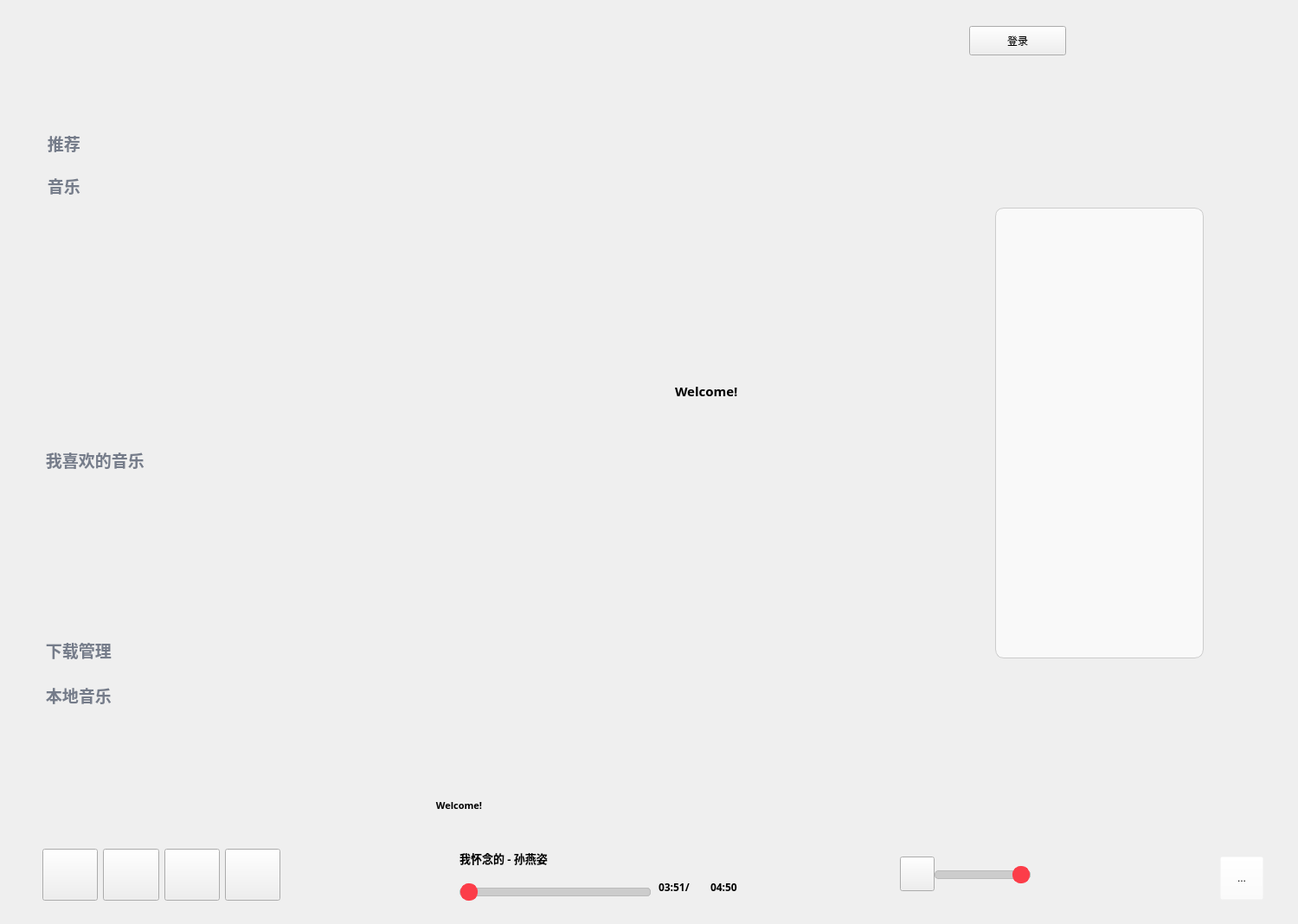
<?xml version="1.0" encoding="UTF-8"?>
<ui version="4.0">
 <class>Widget</class>
 <widget class="QWidget" name="Widget">
  <property name="geometry">
   <rect>
    <x>0</x>
    <y>0</y>
    <width>1500</width>
    <height>1068</height>
   </rect>
  </property>
  <property name="windowTitle">
   <string>Widget</string>
  </property>
  <widget class="QLabel" name="currentLyric">
   <property name="geometry">
    <rect>
     <x>320</x>
     <y>910</y>
     <width>421</width>
     <height>41</height>
    </rect>
   </property>
   <property name="font">
    <font>
     <family>微软雅黑</family>
     <pointsize>8</pointsize>
     <weight>75</weight>
     <bold>true</bold>
    </font>
   </property>
   <property name="text">
    <string>Welcome!</string>
   </property>
   <property name="alignment">
    <set>Qt::AlignCenter</set>
   </property>
  </widget>
  <widget class="QWidget" name="layoutWidget">
   <property name="geometry">
    <rect>
     <x>40</x>
     <y>960</y>
     <width>1171</width>
     <height>103</height>
    </rect>
   </property>
   <layout class="QHBoxLayout" name="horizontalLayout_3">
    <item>
     <widget class="QWidget" name="widget" native="true">
      <property name="minimumSize">
       <size>
        <width>293</width>
        <height>86</height>
       </size>
      </property>
      <layout class="QHBoxLayout" name="horizontalLayout">
       <item>
        <widget class="QPushButton" name="prevBtn">
         <property name="minimumSize">
          <size>
           <width>60</width>
           <height>60</height>
          </size>
         </property>
         <property name="text">
          <string/>
         </property>
        </widget>
       </item>
       <item>
        <widget class="QPushButton" name="playerBtn">
         <property name="minimumSize">
          <size>
           <width>60</width>
           <height>60</height>
          </size>
         </property>
         <property name="text">
          <string/>
         </property>
        </widget>
       </item>
       <item>
        <widget class="QPushButton" name="nextBtn">
         <property name="minimumSize">
          <size>
           <width>60</width>
           <height>60</height>
          </size>
         </property>
         <property name="text">
          <string/>
         </property>
        </widget>
       </item>
       <item>
        <widget class="QPushButton" name="modeBtn">
         <property name="minimumSize">
          <size>
           <width>60</width>
           <height>60</height>
          </size>
         </property>
         <property name="text">
          <string/>
         </property>
        </widget>
       </item>
      </layout>
     </widget>
    </item>
    <item>
     <spacer name="horizontalSpacer_2">
      <property name="minimumSize">
       <size>
        <width>21</width>
        <height>23</height>
       </size>
      </property>
      <property name="orientation">
       <enum>Qt::Horizontal</enum>
      </property>
      <property name="sizeHint" stdset="0">
       <size>
        <width>18</width>
        <height>20</height>
       </size>
      </property>
     </spacer>
    </item>
    <item>
     <widget class="QWidget" name="widget_2" native="true">
      <property name="minimumSize">
       <size>
        <width>461</width>
        <height>101</height>
       </size>
      </property>
      <widget class="QLabel" name="albumPic">
       <property name="geometry">
        <rect>
         <x>10</x>
         <y>20</y>
         <width>60</width>
         <height>60</height>
        </rect>
       </property>
       <property name="minimumSize">
        <size>
         <width>60</width>
         <height>60</height>
        </size>
       </property>
       <property name="text">
        <string/>
       </property>
      </widget>
      <widget class="QSlider" name="processBar">
       <property name="geometry">
        <rect>
         <x>80</x>
         <y>60</y>
         <width>221</width>
         <height>22</height>
        </rect>
       </property>
       <property name="sizePolicy">
        <sizepolicy hsizetype="Preferred" vsizetype="Preferred">
         <horstretch>0</horstretch>
         <verstretch>0</verstretch>
        </sizepolicy>
       </property>
       <property name="styleSheet">
        <string notr="true">QSlider::groove:horizontal {
    border: 1px solid #bbb; /* 滑槽的边框颜色 */
    background: #ccc; /* 滑槽的背景颜色 */
    height: 8px; /* 滑槽的高度 */
    border-radius: 4px; /* 滑槽的圆角半径 */
}
 
QSlider::handle:horizontal {
    background: #FC3D49; /* 滑块的背景颜色 */
    border: 1px solid #FC3D49; /* 滑块的边框颜色 */
    width: 18px; /* 滑块的宽度 */
    height: 18px; /* 滑块的高度 */
    border-radius: 9px; /* 滑块的圆角半径，确保滑块是圆形 */
    margin: -6px 0; /* 滑块超出滑槽的边距 */
}
 
QSlider::sub-page:horizontal {
    /* 使用线性渐变实现已通过部分的渐变效果 */
    background: qlineargradient(
        spread: pad, /* 填充模式 */
        x1: 0, y1: 0, /* 起点位置 */
        x2: 1, y2: 0, /* 终点位置（水平渐变） */
        stop: 0 #FC3D49, /* 起始颜色 */
        stop: 1 #fc9c9e /* 结束颜色 */
    );
    /*border: 1px solid #FC3D49; /* 已通过部分的边框颜色 */
    height: 8px; /* 已通过部分的高度 */
    border-radius: 4px; /* 已通过部分的圆角半径 */
}
 
QSlider::add-page:horizontal {
    background: #ccc; /* 未通过部分的背景颜色 */
    border: 1px solid #bbb; /* 未通过部分的边框颜色 */
    height: 8px; /* 未通过部分的高度 */
    border-radius: 4px; /* 未通过部分的圆角半径 */
}
</string>
       </property>
       <property name="orientation">
        <enum>Qt::Horizontal</enum>
       </property>
      </widget>
      <widget class="QLabel" name="songName">
       <property name="geometry">
        <rect>
         <x>80</x>
         <y>20</y>
         <width>180</width>
         <height>23</height>
        </rect>
       </property>
       <property name="font">
        <font>
         <family>Microsoft YaHei UI Light</family>
         <pointsize>10</pointsize>
         <weight>75</weight>
         <bold>true</bold>
        </font>
       </property>
       <property name="text">
        <string>我怀念的 - 孙燕姿</string>
       </property>
      </widget>
      <widget class="QLabel" name="currentTime">
       <property name="geometry">
        <rect>
         <x>310</x>
         <y>50</y>
         <width>61</width>
         <height>30</height>
        </rect>
       </property>
       <property name="font">
        <font>
         <family>微软雅黑 Light</family>
         <weight>75</weight>
         <bold>true</bold>
        </font>
       </property>
       <property name="text">
        <string>03:51/</string>
       </property>
      </widget>
      <widget class="QLabel" name="totalTime">
       <property name="geometry">
        <rect>
         <x>370</x>
         <y>50</y>
         <width>60</width>
         <height>30</height>
        </rect>
       </property>
       <property name="font">
        <font>
         <family>微软雅黑 Light</family>
         <weight>75</weight>
         <bold>true</bold>
        </font>
       </property>
       <property name="text">
        <string>04:50</string>
       </property>
      </widget>
     </widget>
    </item>
    <item>
     <spacer name="horizontalSpacer_3">
      <property name="minimumSize">
       <size>
        <width>21</width>
        <height>23</height>
       </size>
      </property>
      <property name="orientation">
       <enum>Qt::Horizontal</enum>
      </property>
      <property name="sizeHint" stdset="0">
       <size>
        <width>18</width>
        <height>20</height>
       </size>
      </property>
     </spacer>
    </item>
    <item>
     <widget class="QWidget" name="widget_3" native="true">
      <property name="minimumSize">
       <size>
        <width>181</width>
        <height>80</height>
       </size>
      </property>
      <widget class="QSlider" name="soundBar">
       <property name="geometry">
        <rect>
         <x>50</x>
         <y>40</y>
         <width>111</width>
         <height>22</height>
        </rect>
       </property>
       <property name="styleSheet">
        <string notr="true">QSlider::groove:horizontal {
    border: 1px solid #bbb; /* 滑槽的边框颜色 */
    background: #ccc; /* 滑槽的背景颜色 */
    height: 8px; /* 滑槽的高度 */
    border-radius: 4px; /* 滑槽的圆角半径 */
}
 
QSlider::handle:horizontal {
    background: #FC3D49; /* 滑块的背景颜色 */
    border: 1px solid #FC3D49; /* 滑块的边框颜色 */
    width: 18px; /* 滑块的宽度 */
    height: 18px; /* 滑块的高度 */
    border-radius: 9px; /* 滑块的圆角半径，确保滑块是圆形 */
    margin: -6px 0; /* 滑块超出滑槽的边距 */
}
 
QSlider::sub-page:horizontal {
    /* 使用线性渐变实现已通过部分的渐变效果 */
    background: qlineargradient(
        spread: pad, /* 填充模式 */
        x1: 0, y1: 0, /* 起点位置 */
        x2: 1, y2: 0, /* 终点位置（水平渐变） */
        stop: 0 #FC3D49, /* 起始颜色 */
        stop: 1 #fc9c9e /* 结束颜色 */
    );
    /*border: 1px solid #FC3D49; /* 已通过部分的边框颜色 */
    height: 8px; /* 已通过部分的高度 */
    border-radius: 4px; /* 已通过部分的圆角半径 */
}
 
QSlider::add-page:horizontal {
    background: #ccc; /* 未通过部分的背景颜色 */
    border: 1px solid #bbb; /* 未通过部分的边框颜色 */
    height: 8px; /* 未通过部分的高度 */
    border-radius: 4px; /* 未通过部分的圆角半径 */
}</string>
       </property>
       <property name="value">
        <number>99</number>
       </property>
       <property name="orientation">
        <enum>Qt::Horizontal</enum>
       </property>
      </widget>
      <widget class="QPushButton" name="soundBtn">
       <property name="geometry">
        <rect>
         <x>10</x>
         <y>30</y>
         <width>40</width>
         <height>40</height>
        </rect>
       </property>
       <property name="text">
        <string/>
       </property>
      </widget>
     </widget>
    </item>
   </layout>
  </widget>
  <widget class="QStackedWidget" name="stackedWidget">
   <property name="geometry">
    <rect>
     <x>290</x>
     <y>130</y>
     <width>1141</width>
     <height>721</height>
    </rect>
   </property>
   <property name="currentIndex">
    <number>0</number>
   </property>
   <widget class="QWidget" name="page_music">
    <widget class="RotateWidget" name="PostWidget" native="true">
     <property name="geometry">
      <rect>
       <x>80</x>
       <y>230</y>
       <width>300</width>
       <height>300</height>
      </rect>
     </property>
     <property name="sizePolicy">
      <sizepolicy hsizetype="Fixed" vsizetype="Fixed">
       <horstretch>0</horstretch>
       <verstretch>0</verstretch>
      </sizepolicy>
     </property>
     <property name="minimumSize">
      <size>
       <width>300</width>
       <height>300</height>
      </size>
     </property>
    </widget>
    <widget class="QWidget" name="widget_4" native="true">
     <property name="geometry">
      <rect>
       <x>490</x>
       <y>190</y>
       <width>276</width>
       <height>370</height>
      </rect>
     </property>
     <layout class="QVBoxLayout" name="verticalLayout">
      <item>
       <widget class="QLabel" name="lyricLabel_1">
        <property name="minimumSize">
         <size>
          <width>200</width>
          <height>40</height>
         </size>
        </property>
        <property name="text">
         <string/>
        </property>
        <property name="alignment">
         <set>Qt::AlignLeading|Qt::AlignLeft|Qt::AlignVCenter</set>
        </property>
        <property name="wordWrap">
         <bool>true</bool>
        </property>
       </widget>
      </item>
      <item>
       <widget class="QLabel" name="lyricLabel_2">
        <property name="minimumSize">
         <size>
          <width>200</width>
          <height>40</height>
         </size>
        </property>
        <property name="text">
         <string/>
        </property>
        <property name="alignment">
         <set>Qt::AlignLeading|Qt::AlignLeft|Qt::AlignVCenter</set>
        </property>
        <property name="wordWrap">
         <bool>true</bool>
        </property>
       </widget>
      </item>
      <item>
       <widget class="QLabel" name="lyricLabel_3">
        <property name="minimumSize">
         <size>
          <width>250</width>
          <height>50</height>
         </size>
        </property>
        <property name="font">
         <font>
          <family>微软雅黑</family>
          <pointsize>11</pointsize>
          <weight>75</weight>
          <bold>true</bold>
          <underline>false</underline>
         </font>
        </property>
        <property name="text">
         <string>Welcome!</string>
        </property>
        <property name="alignment">
         <set>Qt::AlignLeading|Qt::AlignLeft|Qt::AlignVCenter</set>
        </property>
        <property name="wordWrap">
         <bool>true</bool>
        </property>
       </widget>
      </item>
      <item>
       <widget class="QLabel" name="lyricLabel_4">
        <property name="minimumSize">
         <size>
          <width>200</width>
          <height>40</height>
         </size>
        </property>
        <property name="text">
         <string/>
        </property>
        <property name="alignment">
         <set>Qt::AlignLeading|Qt::AlignLeft|Qt::AlignVCenter</set>
        </property>
        <property name="wordWrap">
         <bool>true</bool>
        </property>
       </widget>
      </item>
      <item>
       <widget class="QLabel" name="lyricLabel_5">
        <property name="minimumSize">
         <size>
          <width>200</width>
          <height>40</height>
         </size>
        </property>
        <property name="text">
         <string/>
        </property>
        <property name="alignment">
         <set>Qt::AlignLeading|Qt::AlignLeft|Qt::AlignVCenter</set>
        </property>
        <property name="wordWrap">
         <bool>true</bool>
        </property>
       </widget>
      </item>
      <item>
       <widget class="QLabel" name="lyricLabel_6">
        <property name="minimumSize">
         <size>
          <width>200</width>
          <height>40</height>
         </size>
        </property>
        <property name="text">
         <string/>
        </property>
        <property name="alignment">
         <set>Qt::AlignLeading|Qt::AlignLeft|Qt::AlignVCenter</set>
        </property>
        <property name="wordWrap">
         <bool>true</bool>
        </property>
       </widget>
      </item>
      <item>
       <widget class="QLabel" name="lyricLabel_7">
        <property name="minimumSize">
         <size>
          <width>200</width>
          <height>40</height>
         </size>
        </property>
        <property name="text">
         <string/>
        </property>
        <property name="alignment">
         <set>Qt::AlignLeading|Qt::AlignLeft|Qt::AlignVCenter</set>
        </property>
        <property name="wordWrap">
         <bool>true</bool>
        </property>
       </widget>
      </item>
     </layout>
    </widget>
    <widget class="QListWidget" name="musicList">
     <property name="geometry">
      <rect>
       <x>860</x>
       <y>110</y>
       <width>241</width>
       <height>521</height>
      </rect>
     </property>
     <property name="sizePolicy">
      <sizepolicy hsizetype="Preferred" vsizetype="Preferred">
       <horstretch>0</horstretch>
       <verstretch>0</verstretch>
      </sizepolicy>
     </property>
     <property name="minimumSize">
      <size>
       <width>200</width>
       <height>150</height>
      </size>
     </property>
     <property name="font">
      <font>
       <pointsize>10</pointsize>
       <weight>75</weight>
       <bold>true</bold>
      </font>
     </property>
     <property name="styleSheet">
      <string notr="true">/* 设置 QListWidget 的整体外观，圆角和背景颜色 */
QListWidget {
    border: 1px solid #ccc;
    border-radius: 10px; /* 圆角 */
    background-color: #f9f9f9; /* 背景色 */
    padding: 5px;
	outline:0px;
}

/* 设置 QListWidget 中每个选项的默认外观 */
QListWidget::item {
    border: 1px solid transparent;
    border-radius: 5px; /* 圆角 */
    background-color: #ffffff; /* 默认选项背景色 */
    padding: 8px;
    margin: 3px; /* 每个选项的间距 */
    color: #333; /* 字体颜色 */
    font-size: 14px;
}

/* 鼠标悬停时的效果 */
QListWidget::item:hover {
    background-color: #ffe6e8; /* 悬停背景色 */
    /*border: 1px solid #91d5ff; /* 悬停时的边框颜色 */
}

/* 选中状态的效果 */
QListWidget::item:selected {
    background-color: #FC3D49; /* 选中背景色 */
    /*border: 1px solid #69c0ff; /* 选中边框颜色 */
    color: #ffffff; /* 选中文字颜色 */
}


/* 自定义滑动条的样式 */
QScrollBar:vertical {
    border: none; /* 移除边框 */
    background: #f0f0f0; /* 滑动条背景色 */
    width: 8px; /* 设置滑动条宽度 */
    margin: 0px 0px 0px 0px; /* 滑动条上下的边距 */
    border-radius: 4px; /* 圆角效果 */
}

QScrollBar::handle:vertical {
    background: #bfbfbf; /* 滑块颜色 */
    border-radius: 4px; /* 圆角效果 */
    min-height: 20px; /* 滑块的最小高度 */
}

QScrollBar::handle:vertical:hover {
    background: #a6a6a6; /* 悬停时滑块的颜色 */
}

QScrollBar::add-line:vertical, QScrollBar::sub-line:vertical {
    background: none; /* 隐藏滑动条上下的按钮 */
    height: 0px; /* 移除按钮高度 */
    width: 0px;
}

/* 防止滑块超出范围 */
QScrollBar::add-page:vertical, QScrollBar::sub-page:vertical {
    background: none;
}

</string>
     </property>
    </widget>
   </widget>
   <widget class="QWidget" name="page_home"/>
   <widget class="QWidget" name="page_love"/>
   <widget class="QWidget" name="page_download"/>
   <widget class="QWidget" name="page_local"/>
  </widget>
  <widget class="QPushButton" name="pushButton_page_music">
   <property name="geometry">
    <rect>
     <x>38</x>
     <y>190</y>
     <width>222</width>
     <height>48</height>
    </rect>
   </property>
   <property name="font">
    <font>
     <family>微软雅黑 Light</family>
     <pointsize>-1</pointsize>
     <weight>75</weight>
     <bold>true</bold>
    </font>
   </property>
   <property name="styleSheet">
    <string notr="true">QPushButton {
    background-color: transparent;
    border: 2px solid transparent;
    border-radius: 10px;
	text-align: left; padding-left: 10px;
    color: #757c8a;
	font-size: 19px;
}

QPushButton:hover {
    background-color: rgba(169, 169, 169, 0.5);  /* 灰色提示 */
}
</string>
   </property>
   <property name="text">
    <string> 音乐</string>
   </property>
   <property name="icon">
    <iconset resource="resource.qrc">
     <normaloff>:/img/page_play.png</normaloff>:/img/page_play.png</iconset>
   </property>
   <property name="iconSize">
    <size>
     <width>34</width>
     <height>34</height>
    </size>
   </property>
  </widget>
  <widget class="QPushButton" name="pushButton_page_home">
   <property name="geometry">
    <rect>
     <x>38</x>
     <y>141</y>
     <width>222</width>
     <height>48</height>
    </rect>
   </property>
   <property name="font">
    <font>
     <family>微软雅黑 Light</family>
     <pointsize>-1</pointsize>
     <weight>75</weight>
     <bold>true</bold>
    </font>
   </property>
   <property name="styleSheet">
    <string notr="true">QPushButton {
    background-color: transparent;
    border: 2px solid transparent;
    border-radius: 10px;
    /*padding: 10px 15px;*/
	color: #757c8a;
	font-size: 19px;
	text-align: left; padding-left: 10px;
}

QPushButton:hover {
    background-color: rgba(169, 169, 169, 0.5);  /* 灰色提示 */
}

</string>
   </property>
   <property name="text">
    <string> 推荐</string>
   </property>
   <property name="icon">
    <iconset resource="resource.qrc">
     <normaloff>:/img/page_home.png</normaloff>:/img/page_home.png</iconset>
   </property>
   <property name="iconSize">
    <size>
     <width>34</width>
     <height>34</height>
    </size>
   </property>
  </widget>
  <widget class="QPushButton" name="pushButton_page_love">
   <property name="geometry">
    <rect>
     <x>36</x>
     <y>507</y>
     <width>222</width>
     <height>48</height>
    </rect>
   </property>
   <property name="font">
    <font>
     <family>微软雅黑 Light</family>
     <pointsize>-1</pointsize>
     <weight>75</weight>
     <bold>true</bold>
    </font>
   </property>
   <property name="styleSheet">
    <string notr="true">QPushButton {
    background-color: transparent;
    border: 2px solid transparent;
    border-radius: 10px;
   	text-align: left; padding-left: 10px;
    color: #757c8a;
	font-size: 19px;
}

QPushButton:hover {
    background-color: rgba(169, 169, 169, 0.5);  /* 灰色提示 */
}
</string>
   </property>
   <property name="text">
    <string> 我喜欢的音乐</string>
   </property>
   <property name="icon">
    <iconset resource="resource.qrc">
     <normaloff>:/img/list_love.png</normaloff>:/img/list_love.png</iconset>
   </property>
   <property name="iconSize">
    <size>
     <width>30</width>
     <height>30</height>
    </size>
   </property>
  </widget>
  <widget class="QPushButton" name="pushButton_page_download">
   <property name="geometry">
    <rect>
     <x>36</x>
     <y>727</y>
     <width>222</width>
     <height>48</height>
    </rect>
   </property>
   <property name="font">
    <font>
     <family>微软雅黑 Light</family>
     <pointsize>-1</pointsize>
     <weight>75</weight>
     <bold>true</bold>
    </font>
   </property>
   <property name="styleSheet">
    <string notr="true">QPushButton {
    background-color: transparent;
    border: 2px solid transparent;
    border-radius: 10px;
    text-align: left; padding-left: 10px;
    color: #757c8a;
	font-size: 19px;
}

QPushButton:hover {
    background-color: rgba(169, 169, 169, 0.5);  /* 灰色提示 */
}
</string>
   </property>
   <property name="text">
    <string> 下载管理</string>
   </property>
   <property name="icon">
    <iconset resource="resource.qrc">
     <normaloff>:/img/list_download.png</normaloff>:/img/list_download.png</iconset>
   </property>
   <property name="iconSize">
    <size>
     <width>34</width>
     <height>34</height>
    </size>
   </property>
  </widget>
  <widget class="QPushButton" name="pushButton_page_local">
   <property name="geometry">
    <rect>
     <x>36</x>
     <y>779</y>
     <width>222</width>
     <height>48</height>
    </rect>
   </property>
   <property name="font">
    <font>
     <family>微软雅黑 Light</family>
     <pointsize>-1</pointsize>
     <weight>75</weight>
     <bold>true</bold>
    </font>
   </property>
   <property name="styleSheet">
    <string notr="true">QPushButton {
    background-color: transparent;
    border: 2px solid transparent;
    border-radius: 10px;
    text-align: left; padding-left: 10px;
    color: #757c8a;
	font-size: 19px;
}

QPushButton:hover {
    background-color: rgba(169, 169, 169, 0.5);  /* 灰色提示 */
}
</string>
   </property>
   <property name="text">
    <string> 本地音乐</string>
   </property>
   <property name="icon">
    <iconset resource="resource.qrc">
     <normaloff>:/img/list_local.png</normaloff>:/img/list_local.png</iconset>
   </property>
   <property name="iconSize">
    <size>
     <width>34</width>
     <height>34</height>
    </size>
   </property>
  </widget>
  <widget class="QPushButton" name="pushButton_login">
   <property name="geometry">
    <rect>
     <x>1120</x>
     <y>30</y>
     <width>112</width>
     <height>34</height>
    </rect>
   </property>
   <property name="text">
    <string>登录</string>
   </property>
  </widget>
  <widget class="QToolButton" name="toolButton_playlist">
   <property name="geometry">
    <rect>
     <x>1410</x>
     <y>990</y>
     <width>50</width>
     <height>50</height>
    </rect>
   </property>
   <property name="styleSheet">
    <string notr="true">background-color:rgba(255,255,255,0);</string>
   </property>
   <property name="text">
    <string>...</string>
   </property>
   <property name="icon">
    <iconset resource="resource.qrc">
     <normaloff>:/img/icon_playlist.png</normaloff>:/img/icon_playlist.png</iconset>
   </property>
   <property name="iconSize">
    <size>
     <width>50</width>
     <height>50</height>
    </size>
   </property>
  </widget>
 </widget>
 <customwidgets>
  <customwidget>
   <class>RotateWidget</class>
   <extends>QWidget</extends>
   <header location="global">rotatewidget.h</header>
   <container>1</container>
  </customwidget>
 </customwidgets>
 <resources>
  <include location="resource.qrc"/>
 </resources>
 <connections/>
</ui>
